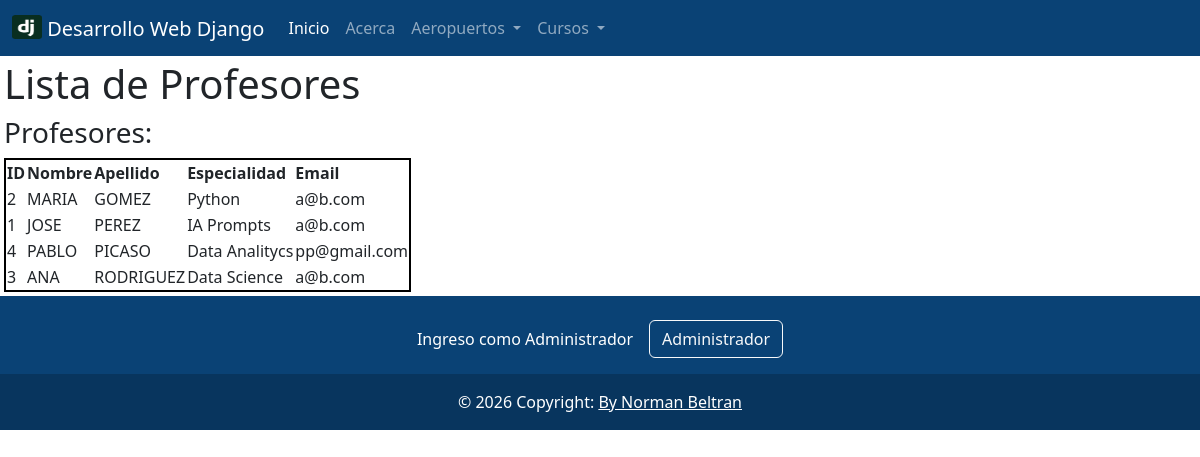
The app's page /miapp/profesores_orm with its own data.
### miapp/models.py (models this page shows, shortened)
class Profesor(models.Model):
    nombre = models.CharField(max_length=50)
    apellido = models.CharField(max_length=50)
    ESPECIALIDADES = (
        (1, "Python"),
        (2, "Data Analitycs"),
        (3, "Data Science"),
        (4, "IA Prompts"),
        (5, "IA Agentes"),
    )
    especialidad = models.IntegerField(choices=ESPECIALIDADES)
    email = models.EmailField()
    class Meta:
        ordering = ["apellido", "nombre"]
        verbose_name = "Profesor"
        verbose_name_plural = "Profesores"

### miapp/views.py (the view)
# urls.py: path("profesores_orm",     views.profesores_orm,      name="profesores_orm"),
def profesores_orm(request):
    profesores = Profesor.objects.all()
    return render(request, "miapp/profesores_orm.html", {"profesores": profesores})

### miapp/templates/miapp/profesores_orm.html (shortened to what this page needs)
{% extends "miapp/base.html" %}
{% block content %}
    <h1>Lista de Profesores</h1>
    <h3>Profesores:</h3>
    <table style="border:2px solid black; border-collapse: collapse;">
        <thead>
            <tr>
                <th>ID</th>
                <th>Nombre</th>
                <th>Apellido</th>
                <th>Especialidad</th>
                <th>Email</th>
            </tr>
        </thead>
        <tbody>
        {% for profesor in profesores %}
                <tr>
                    <td>{{ profesor.id }}</td>
                    <td>{{ profesor.nombre }}</td>
                    <td>{{ profesor.apellido }}</td>
                    <td>{{ profesor.get_especialidad_display }}</td>
                    <td>{{ profesor.email }}</td>
                </tr>
        {% endfor %}
        </tbody>
    </table>
{% endblock %}

### records on screen
Profesor: id "2", nombre "MARIA", apellido "GOMEZ", especialidad "Python", email "a@b.com"
Profesor: id "1", nombre "JOSE", apellido "PEREZ", especialidad "IA Prompts", email "a@b.com"
Profesor: id "4", nombre "PABLO", apellido "PICASO", especialidad "Data Analitycs", email "pp@gmail.com"
Profesor: id "3", nombre "ANA", apellido "RODRIGUEZ", especialidad "Data Science", email "a@b.com"
